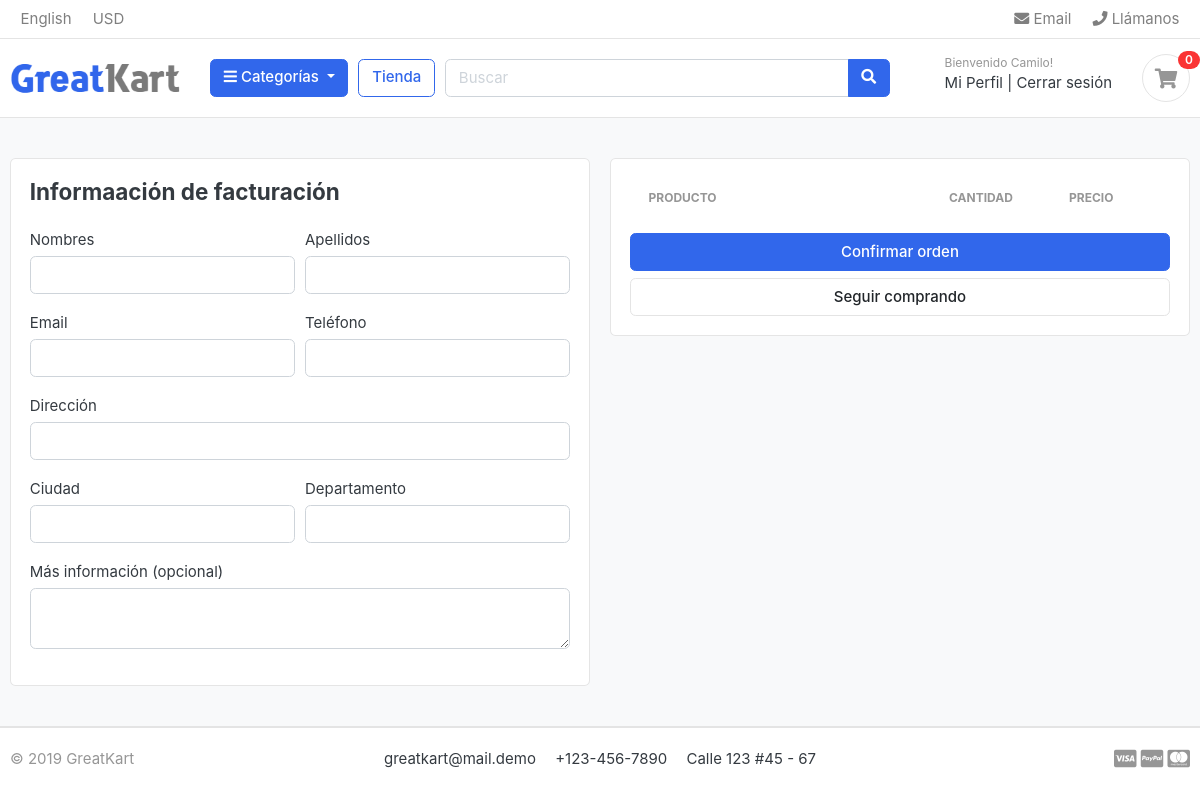
The app's page /cart/checkout/ (signed in), older data.
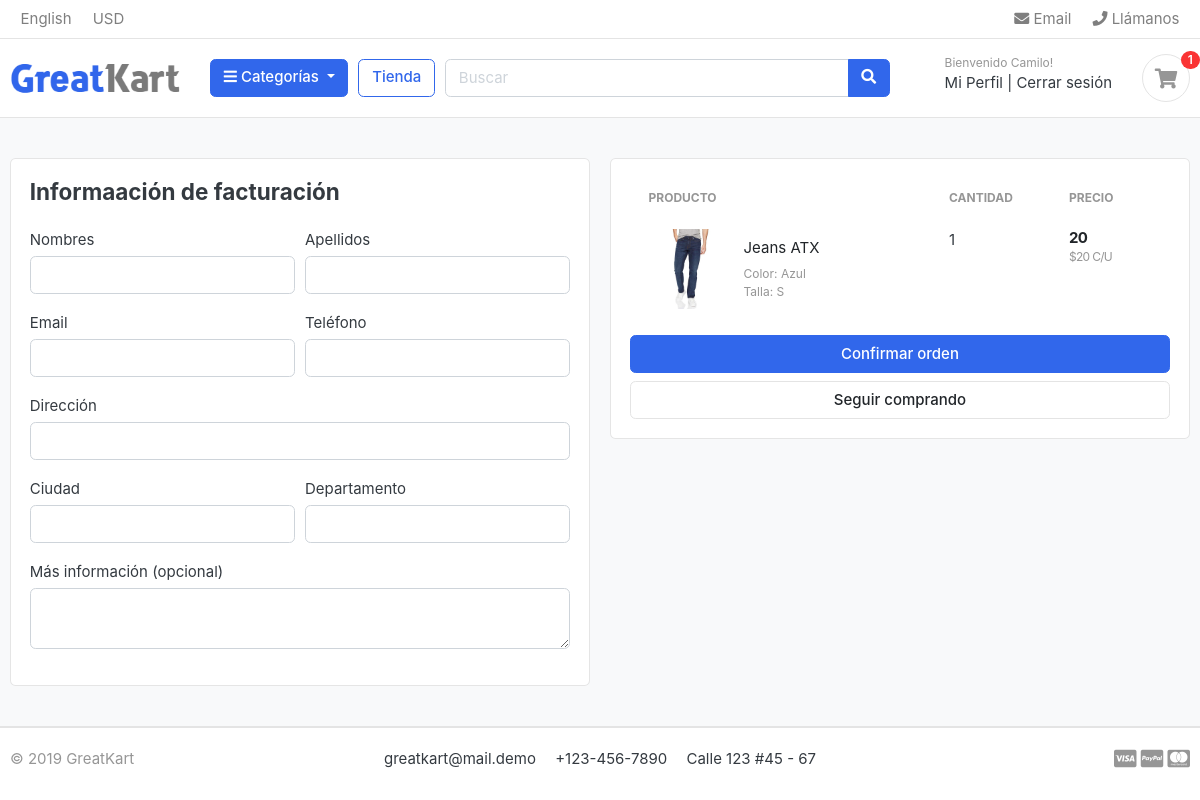
The same page, newer data.
### apps/cart/models.py (models this page shows, shortened)
class CartItem(models.Model):
    user = models.ForeignKey(User, on_delete=models.CASCADE, null=True)
    product = models.ForeignKey(Product, verbose_name="producto", on_delete=models.CASCADE)
    variations = models.ManyToManyField(Variation, verbose_name="variations", blank=True)
    cart = models.ForeignKey(Cart, verbose_name="carrito", on_delete=models.CASCADE, null=True)
    quantity = models.IntegerField("cantidad")
    is_active = models.BooleanField("activo", default=True)
    class Meta:
        verbose_name = "item"
        verbose_name_plural = "items"
    def total(self):
        return self.quantity * self.product.price

### apps/store/models.py (models this page shows, shortened)
class Product(models.Model):
    name = models.CharField("nombre", max_length=200, unique=True)
    slug = models.SlugField("identificador", max_length=255, unique=True)
    description = models.TextField("descripción", max_length=500, blank=True)
    price = models.IntegerField("precio")
    image = models.ImageField("fotos", upload_to="photos/products")
    stock = models.IntegerField("stock")
    is_available = models.BooleanField("disponible", default=True)
    category = models.ForeignKey(Category, on_delete=models.CASCADE, verbose_name="categoría")
    created_date = models.DateTimeField("fecha de creación", auto_now_add=True)
    modified_date = models.DateTimeField("fecha de modificación", auto_now=True)
    """
    Se pueden agregar propiedades que funcionan como campos adicionales
    del modelo que no se elmacenan en la base de datos
    """
    @property
    def formatted_price(self):
        return f"${self.price:,}".replace(",", ".")
    formatted_price.fget.short_description = "precio"
    class Meta:
        verbose_name = "producto"
        verbose_name_plural = "productos"
    def get_absolute_url(self):
        return reverse("store:product_detail", args=[self.category.slug, self.slug])

class Variation(models.Model):
    product = models.ForeignKey(Product, verbose_name="producto", on_delete=models.CASCADE, related_name="variations")
    category = models.CharField("tipo", max_length=100, choices=category_choices)
    value = models.CharField("valor", max_length=100)
    is_active = models.BooleanField("activo", default=True)
    created_date = models.DateTimeField("fecha de creación", auto_now=True)
    objects = VariationManager()
    class Meta:
        verbose_name = "varciación"
        verbose_name_plural = "variaciones"
        unique_together = ("product", "category", "value")

### apps/cart/views.py (the view)
# urls.py: path("checkout/", views.checkout, name="checkout"),
@login_required(login_url="accounts:login")
def checkout(request):
    total = 0
    subtotal = 0
    tax = 0
    with suppress(ObjectDoesNotExist):
        if request.user.is_authenticated:
            cart_items = CartItem.objects.all().filter(user=request.user, is_active=True)
        else:
            cart = Cart.objects.get(session_id=_get_session_id(request))
            cart_items = CartItem.objects.all().filter(cart=cart, is_active=True)
        total = sum(cart_item.quantity * cart_item.product.price for cart_item in cart_items)
        tax = round(total * (1 / 16))
        subtotal = total - tax
    context = {
        "total": _formatting_price(total),
        "subtotal": _formatting_price(subtotal),
        "tax": _formatting_price(tax),
        "cart_items": cart_items,
    }
    return render(request, "cart/checkout.html", context)

### apps/cart/context_processors.py (called while the page is built)
def counter(request):
    try:
        if request.user.is_authenticated:
            cart_items = CartItem.objects.all().filter(user=request.user, is_active=True)
        else:
            cart = Cart.objects.get(session_id=_get_session_id(request))
            cart_items = CartItem.objects.all().filter(cart=cart, is_active=True)
        cart_count = sum(cart_item.quantity for cart_item in cart_items)
    except Cart.DoesNotExist:
        cart_count = 0
    return dict(cart_count=cart_count)

### apps/cart/views.py (called while the page is built)
def _formatting_price(price):
    return f"${price:,}".replace(",", ".")

### apps/category/context_processors.py (called while the page is built)
def categories(request):
    return dict(categories=Category.objects.all())

### apps/category/models.py (called while the page is built)
    def get_absolute_url(self):
        return reverse("store:products_by_category", args=[self.slug])

### apps/cart/templates/cart/checkout.html (shortened to what the changed rows need)
{% extends 'base.html' %}
{% load static %}
{% block content %}
    <section class="section-content padding-y bg">
        <div class="container">
            <div class="row">
                    <aside class="col-lg-6">
                        <div class="card">
                            <div class="card-body">
                                <table class="table table-borderless table-shopping-cart">
                                    <thead class="text-muted">
                                        <tr class="small text-uppercase">
                                            <th scope="col">Producto</th>
                                            <th scope="col" width="120">Cantidad</th>
                                            <th scope="col" width="120">Precio</th>
                                        </tr>
                                    </thead>
                                    <tbody>
                                        {% for item in cart_items %}
                                            <tr>
                                                <td>
                                                    <figure class="itemside align-items-center">
                                                        <div class="aside">
                                                            <img src="{{ item.product.image.url }}" class="img-sm">
                                                        </div>
                                                        <figcaption class="info">
                                                            <a href="{{ item.product.get_absolute_url }}" class="title text-dark">{{ item.product.name }}</a>
                                                            <p class="text-muted small">
                                                                {% if item.variations.all %}
                                                                    {% for variation in item.variations.all %}
                                                                        {{ variation.get_category_display | capfirst }}: {{ variation.value | capfirst }}
                                                                        <br>
                                                                    {% endfor %}
                                                                {% endif %}
                                                            </p>
                                                        </figcaption>
                                                    </figure>
                                                </td>
                                                <td>
                                                    <label for="">{{ item.quantity }}</label>
                                                </td>
                                                <td>
                                                    <div class="price-wrap">
                                                        <var class="price">{{ item.total }}</var>
                                                        <small class="text-muted">{{ item.product.formatted_price }} C/U</small>
                                                    </div>
                                                </td>
                                            </tr>
                                        {% endfor %}
                                    </tbody>
                                </table>
                            </div>
                        </div>
                    </aside>
            </div>
        </div>
    </section>
{% endblock content %}

### templates/includes/navbar.html (shortened to what this page needs)
{% load static %}
<header class="section-header">
    <nav class="navbar p-md-0 navbar-expand-sm navbar-light border-bottom">
        <div class="container">
            <div class="collapse navbar-collapse" id="navbarTop4">
                <ul class="navbar-nav mr-auto">
                    <li class="nav-item dropdown">
                        <a href="#" class="nav-link">English</a>
                    </li>
                    <li class="nav-item dropdown">
                        <a href="#" class="nav-link">USD</a>
                    </li>
                </ul>
                <ul class="navbar-nav">
                    <li>
                        <a href="#" class="nav-link"> <i class="fa fa-envelope"></i> Email </a>
                    </li>
                    <li>
                        <a href="#" class="nav-link"> <i class="fa fa-phone"></i> Llámanos </a>
                    </li>
                </ul>
            </div>
        </div>
    </nav>
    <section class="header-main border-bottom">
        <div class="container">
            <div class="row align-items-center">
                <div class="col-lg-2 col-md-3 col-6">
                    <a href="{% url 'core:home' %}" class="brand-wrap">
                        <img class="logo" src={% static 'images/logo.png' %}>
                    </a>
                </div>
                <div class="col-lg col-sm col-md col-6 flex-grow-0">
                    <div class="category-wrap dropdown d-inline-block float-right">
                        <button type="button" class="btn btn-primary dropdown-toggle" data-toggle="dropdown">
                            <i class="fa fa-bars"></i> Categorías
                        </button>
                    </div>
                </div>
                <a href="{% url 'store:all_products' %}" class="btn btn-outline-primary">Tienda</a>
                <div class="col-lg  col-md-6 col-sm-12 col">
                    <form action="{% url 'store:search' %}" class="search">
                        <div class="input-group w-100">
                            <input type="text" class="form-control" style="width:60%;" placeholder="Buscar" name="keyword">
                            <div class="input-group-append">
                                <button class="btn btn-primary" type="submit">
                                    <i class="fa fa-search"></i>
                                </button>
                            </div>
                        </div>
                    </form>
                </div>
                <div class="col-lg-3 col-sm-6 col-8 order-2 order-lg-3">
                    <div class="d-flex justify-content-end mb-3 mb-lg-0">
                        {% if user.is_authenticated %}
                            <div class="widget-header">
                                <small class="title text-muted">Bienvenido {{ user.first_name | capfirst }}!</small>
                                <div>
                                    <a href="{% url 'accounts:profile' %}">Mi Perfil</a> <span class="dark-transp">|</span>
                                    <a href="{% url 'accounts:logout' %}">Cerrar sesión</a>
                                </div>
                            </div>
                        {% endif %}
                        <a href="{% url 'cart:cart' %}" class="widget-header pl-3 ml-3">
                            <div class="icon icon-sm rounded-circle border">
                                <i class="fa fa-shopping-cart"></i>
                            </div>
                            <span class="badge badge-pill badge-danger notify">{{ cart_count }}</span>
                        </a>
                    </div>
                </div>
            </div>
        </div>
    </section>
</header>

Row changes from the older to the newer data that the page shows:
added CartItem: product.image (picture), product.name "Jeans ATX", quantity "1", total "20", product.formatted_price "$20"
now on this page (row unchanged): Variation: category "Color", value "Azul"
now on this page (row unchanged): Variation: category "Talla", value "S"
Text that changed along with them:
{{ cart_count }}: "0" → "1"
